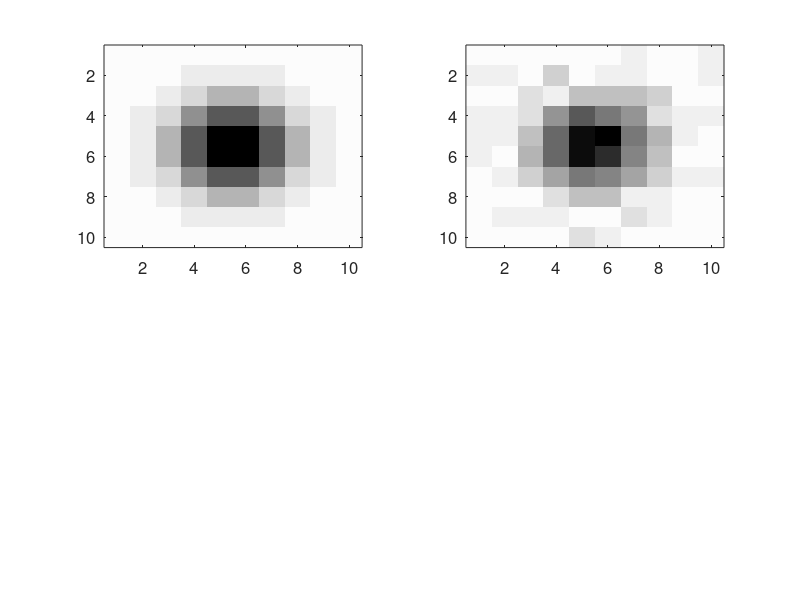
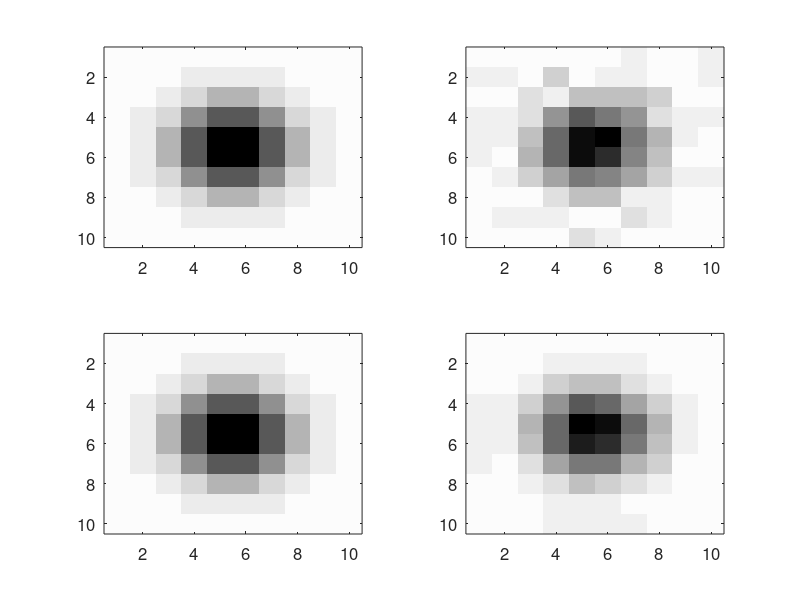

Reproduce these figures in MATLAB, in order.
% Victor Z
% UW-Madison, 2020
% images are matrices

clc;  clear all; close all hidden; format short;

% specify mean and covariance 
mu = [0 0];
Sigma = [1 0; 0 1]; % nocorrelation

% evaluate probability density function in domain(-3,3 and -3,3)
nmesh = 10;
x1 = linspace(-3,3,nmesh); x2 = linspace(-3,3,nmesh); 
[X1,X2] = meshgrid(x1,x2); % create mesh
F = mvnpdf([X1(:) X2(:)],mu,Sigma); % pdf on mesh
F = 100*reshape(F,length(x2),length(x1));
Fc=uint8(F)

% plot pdf and confidence interval
figure(1)
subplot(2,2,1)
c=linspace(0.99,0.0,64)';
C=[c,c,c];
imagesc(Fc)
colormap(C);
set(gca,'FontSize',12)

% add noise
subplot(2,2,2)
rng(0)
F2=F+normrnd(0,1,10,10);
F2c=uint8(F2)
imagesc(F2c)
colormap(C);
set(gca,'FontSize',12)

print -depsc ch6_image_field.eps

% compute rank of matrices
rank(double(Fc))
rank(double(F2c))

% compute SVD of matrices
[U,S,V]=svd(double(Fc));

% compute SVD of matrices
[U2,S2,V2]=svd(double(F2c));

% compute rank-1 approximation of Fc  
D=U(:,1:1)*S(1:1,1:1)*V(:,1:1)'
D=uint8(D)
subplot(2,2,3)
imagesc(D)
colormap(C);
set(gca,'FontSize',12)

% compute rank-1 approximation of Fc2  
D2=U2(:,1:1)*S2(1:1,1:1)*V2(:,1:1)';
D2=uint8(D2);
subplot(2,2,4)
imagesc(D2)
colormap(C);
set(gca,'FontSize',12)
print -depsc ch6_svd_matrix_images.eps

